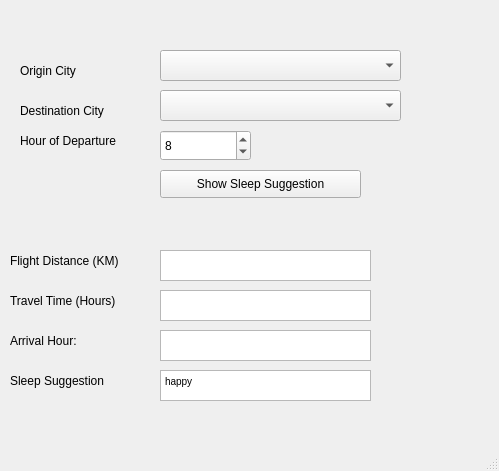
<?xml version="1.0" encoding="UTF-8"?>
<ui version="4.0">
 <class>JetLag</class>
 <widget class="QMainWindow" name="JetLag">
  <property name="geometry">
   <rect>
    <x>0</x>
    <y>0</y>
    <width>499</width>
    <height>471</height>
   </rect>
  </property>
  <property name="windowTitle">
   <string>JetLag</string>
  </property>
  <widget class="QWidget" name="centralwidget">
   <widget class="QComboBox" name="cboOriginName">
    <property name="geometry">
     <rect>
      <x>160</x>
      <y>50</y>
      <width>241</width>
      <height>31</height>
     </rect>
    </property>
   </widget>
   <widget class="QComboBox" name="cboDestinationName">
    <property name="geometry">
     <rect>
      <x>160</x>
      <y>90</y>
      <width>241</width>
      <height>31</height>
     </rect>
    </property>
   </widget>
   <widget class="QPushButton" name="cmdGetPlan">
    <property name="geometry">
     <rect>
      <x>160</x>
      <y>170</y>
      <width>201</width>
      <height>28</height>
     </rect>
    </property>
    <property name="text">
     <string>Show Sleep Suggestion</string>
    </property>
   </widget>
   <widget class="QLabel" name="lblOrigin">
    <property name="geometry">
     <rect>
      <x>20</x>
      <y>60</y>
      <width>101</width>
      <height>21</height>
     </rect>
    </property>
    <property name="text">
     <string>Origin City</string>
    </property>
   </widget>
   <widget class="QLabel" name="lblDestination">
    <property name="geometry">
     <rect>
      <x>20</x>
      <y>100</y>
      <width>101</width>
      <height>21</height>
     </rect>
    </property>
    <property name="text">
     <string>Destination City</string>
    </property>
   </widget>
   <widget class="QSpinBox" name="spinBox">
    <property name="geometry">
     <rect>
      <x>160</x>
      <y>130</y>
      <width>91</width>
      <height>31</height>
     </rect>
    </property>
    <property name="minimum">
     <number>0</number>
    </property>
    <property name="maximum">
     <number>23</number>
    </property>
    <property name="value">
     <number>8</number>
    </property>
   </widget>
   <widget class="QLabel" name="lblDepartureHour">
    <property name="geometry">
     <rect>
      <x>20</x>
      <y>130</y>
      <width>101</width>
      <height>21</height>
     </rect>
    </property>
    <property name="text">
     <string>Hour of Departure</string>
    </property>
   </widget>
   <widget class="QLabel" name="label">
    <property name="geometry">
     <rect>
      <x>10</x>
      <y>360</y>
      <width>151</width>
      <height>41</height>
     </rect>
    </property>
    <property name="text">
     <string>Sleep Suggestion</string>
    </property>
   </widget>
   <widget class="QLabel" name="label_2">
    <property name="geometry">
     <rect>
      <x>10</x>
      <y>240</y>
      <width>151</width>
      <height>41</height>
     </rect>
    </property>
    <property name="text">
     <string>Flight Distance (KM)</string>
    </property>
   </widget>
   <widget class="QLabel" name="label_3">
    <property name="geometry">
     <rect>
      <x>10</x>
      <y>280</y>
      <width>151</width>
      <height>41</height>
     </rect>
    </property>
    <property name="text">
     <string>Travel Time (Hours)</string>
    </property>
   </widget>
   <widget class="QLabel" name="label_4">
    <property name="geometry">
     <rect>
      <x>10</x>
      <y>320</y>
      <width>151</width>
      <height>41</height>
     </rect>
    </property>
    <property name="text">
     <string>Arrival Hour:</string>
    </property>
   </widget>
   <widget class="QTextBrowser" name="txtFlightDistance">
    <property name="geometry">
     <rect>
      <x>160</x>
      <y>250</y>
      <width>211</width>
      <height>31</height>
     </rect>
    </property>
   </widget>
   <widget class="QTextBrowser" name="txtTravelTime">
    <property name="geometry">
     <rect>
      <x>160</x>
      <y>290</y>
      <width>211</width>
      <height>31</height>
     </rect>
    </property>
   </widget>
   <widget class="QTextBrowser" name="txtArrivalHour">
    <property name="geometry">
     <rect>
      <x>160</x>
      <y>330</y>
      <width>211</width>
      <height>31</height>
     </rect>
    </property>
   </widget>
   <widget class="QTextBrowser" name="txtSleepSuggestion">
    <property name="geometry">
     <rect>
      <x>160</x>
      <y>370</y>
      <width>211</width>
      <height>31</height>
     </rect>
    </property>
    <property name="html">
     <string>&lt;!DOCTYPE HTML PUBLIC &quot;-//W3C//DTD HTML 4.0//EN&quot; &quot;http://www.w3.org/TR/REC-html40/strict.dtd&quot;&gt;
&lt;html&gt;&lt;head&gt;&lt;meta name=&quot;qrichtext&quot; content=&quot;1&quot; /&gt;&lt;style type=&quot;text/css&quot;&gt;
p, li { white-space: pre-wrap; }
&lt;/style&gt;&lt;/head&gt;&lt;body style=&quot; font-family:'MS Shell Dlg 2'; font-size:7.8pt; font-weight:400; font-style:normal;&quot;&gt;
&lt;p style=&quot; margin-top:0px; margin-bottom:0px; margin-left:0px; margin-right:0px; -qt-block-indent:0; text-indent:0px;&quot;&gt;happy&lt;/p&gt;&lt;/body&gt;&lt;/html&gt;</string>
    </property>
   </widget>
  </widget>
  <widget class="QMenuBar" name="menubar">
   <property name="geometry">
    <rect>
     <x>0</x>
     <y>0</y>
     <width>499</width>
     <height>26</height>
    </rect>
   </property>
  </widget>
  <widget class="QStatusBar" name="statusbar"/>
 </widget>
 <resources/>
 <connections/>
</ui>
